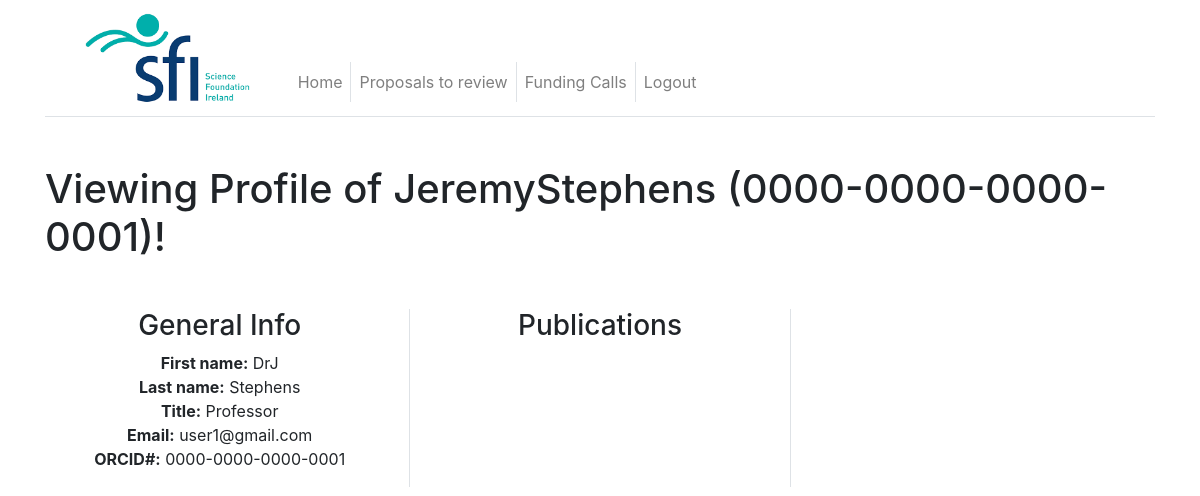
The app's page /profile/JeremyStephens (signed in) with its own data.
### app/models.py (models this page shows, shortened)
class User(UserMixin, db.Model):
    id = db.Column(db.Integer, primary_key=True)
    orcid = db.Column(db.String(64), index=True, unique=True)
    username = db.Column(db.String(64), index=True, unique=True)
    email = db.Column(db.String(120), index=True, unique=True)
    password_hash = db.Column(db.String(128))
    is_admin = db.Column(db.Boolean, default=False)
    is_reviewer = db.Column(db.Boolean, default=False)
    posts = db.relationship("Post", backref="author", lazy="dynamic")
    about_me = db.Column(db.String(140))
    last_seen = db.Column(db.DateTime, default=datetime.utcnow)
    groups = db.relationship("GroupMembership", back_populates="user")
    general_information = db.relationship("GeneralInformation", uselist=False)
    education_information = db.relationship("EducationInformation")
    employment_information = db.relationship("EmploymentInformation")
    societies_information = db.relationship("SocietiesInformation")
    awards_information = db.relationship("AwardsInformation")
    funding_diversification = db.relationship("FundingDiversification")
    impacts = db.relationship("Impacts")
    innovation_and_commercialisation = db.relationship("InnovationAndCommercialisation")
    presentations = db.relationship("Presentations")
    academic_collaborations = db.relationship("AcademicCollaborations")
    non_academic_collaborations = db.relationship("NonAcademicCollaborations")
    events = db.relationship("Events")
    communications_overview = db.relationship("CommunicationsOverview")
    sfi_funding_ratio = db.relationship("SfiFundingRatio")
    education_public_engagement = db.relationship("EducationPublicEngagement")
    annual_report = db.relationship("AnnualReport")
    collaborators = db.relationship("Collaborators")

### app/routes.py (the view)
@app.route("/profile/<username>", methods=["GET"])
@login_required
def show_profile(username):
    user = User.query.filter_by(username=username).first_or_404()
    check_if_exists = GeneralInformation.query.filter_by(user_id=user.id).first()
    gen_info = None
    if check_if_exists is not None:
        gen_info = json.loads(check_if_exists.data)
    edu_info = get_list(query_table(EducationInformation))
    return render_template("profile.html", title="View Profile", user=user,
                           info=gen_info,
                           edu_info=edu_info)

### app/models.py (called while the page is built)
@login.user_loader
def load_user(id):
    return User.query.get(int(id))

### app/routes.py (called while the page is built)
def query_table(table):
    return table.query.filter_by(user_id=current_user.id).all()

@app.before_request
def before_request():
    if current_user.is_authenticated:
        current_user.last_seen = datetime.utcnow()
        db.session.commit()

def get_list(q):
    lst = []
    for item in q:
        lst.append(json.loads(item.data))
    return lst

### app/templates/profile.html (shortened to what this page needs)
{% extends "base.html" %}
{% block content %}
    {% if info != None %}
    <h1 class="mb-5">Viewing Profile of {{user.username}} ({{user.orcid}})! </h1>
    <div class="row text-center">
        <div class="col border-right">
            <h3>General Info</h3>
            <ul class="list-unstyled">
                <li>
                    <b>First name:</b> {{ info["prefix"] }}{{ info["firstName"] }}
                </li>
                <li>
                    <b>Last name:</b> {{ info["lastName"] }}
                </li>
                <li>
                    <b>Title:</b> {{ info["jobTitle"] }}
                </li>
                <li>
                    <b>Email:</b> {{ info["email"] }}
                </li>
                <li>
                    <b>ORCID#:</b> {{ info["orcid"] }}
                </li>
            </ul>
        </div>
        <div class="col border-right">
            <h3>Publications</h3>
        </div>
        <div class="col">
        </div>
    </div>
    {% else %}
    <h1> This profile has not been completed yet! </h1>
    {% endif %}
{% endblock %}

### records on screen
User: username "JeremyStephens", orcid "0000-0000-0000-0001", email "user1@gmail.com"

### other values on screen
{{ info["prefix"] }} "Dr"
{{ info["firstName"] }} "J"
{{ info["lastName"] }} "Stephens"
{{ info["jobTitle"] }} "Professor"
{{ info["orcid"] }} "0000-0000-0000-0001"
